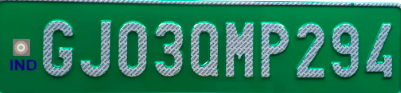
#> input picture images/input/plate4.png, 401 x 93 px
$ jupyter execute --allow-errors recognition-tesseractocr.ipynb
#> lines starting #> are read from the running program, lines starting #| are printed output that depends on the picture; after the words box and inside, x2 and y2 are one past the last pixel; in counts of white or black regions, pixels touching at a corner belong together
[cell 1]
import cv2
import pytesseract

[cell 2]
image = cv2.imread('../images/input/plate4.png')
#> image is the input picture: shape (93, 401, 3); mean B, G, R 90.7, 123.9, 38.2

# Convert the image to grayscale
gray = cv2.cvtColor(image, cv2.COLOR_BGR2GRAY)
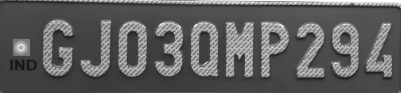
#> gray: shape (93, 401); min 20, max 255, mean 94.5

# Apply Gaussian blur to reduce noise
blurred = cv2.GaussianBlur(gray, (5, 5), 0)
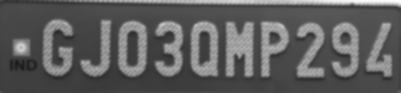
#> blurred: shape (93, 401); min 26, max 255, mean 94.4

# Apply adaptive thresholding to binarize the image
thresh = cv2.adaptiveThreshold(blurred, 255, cv2.ADAPTIVE_THRESH_MEAN_C, cv2.THRESH_BINARY_INV, 11, 2)
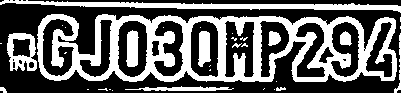
#> thresh: shape (93, 401); 39.2% white; 33 white regions (21 under 20 px)

# Find contours in the thresholded image
contours, hierarchy = cv2.findContours(thresh, cv2.RETR_EXTERNAL, cv2.CHAIN_APPROX_SIMPLE)
#> contours = 17 contours, 12 with area under 20; largest, box (x1, y1, x2, y2) and area: (37, 14, 397, 82) 20110, (0, 0, 401, 13) 1541, (7, 33, 37, 71) 876, (125, 86, 234, 91) 215, (394, 33, 401, 93) 53

[cell 3]
plate_contour = None
for contour in contours:
    # Calculate bounding box for each contour
    x, y, w, h = cv2.boundingRect(contour)
    aspect_ratio = w / float(h)

    # Filter based on size and aspect ratio (typical for license plates)
    if 2 < aspect_ratio < 6 and w > 100:  # You can adjust the aspect ratio and width as per your needs
        plate_contour = contour
        break
#> this loop made 16 passes
#> (x, y, w, h, aspect_ratio) on passes 1, 2, 6, 7, 8, 9, 10, 12, 13, 16: (112, 90, 1, 1, 1), (274, 89, 1, 1, 1), (98, 88, 10, 3, 3.33), (276, 87, 10, 4, 2.5), (0, 87, 7, 6, 1.17), (125, 86, 109, 5, 21.8), (276, 81, 1, 1, 1), (394, 33, 7, 60, 0.117), (7, 33, 30, 38, 0.789), (37, 14, 360, 68, 5.29)
#> (contour, x, y, w, h, aspect_ratio) on passes 3, 4, 5, 11, 14, 15: ([[109, 89], [110, 89]], 109, 89, 2, 1, 2), ([[87, 89], [88, 89]], 87, 89, 2, 1, 2), ([[264, 88], [263, 89]], 263, 88, 2, 2, 1), ([[0, 43], [1, 43]], 0, 43, 2, 1, 2), ([[400, 26], [400, 28]], 400, 26, 1, 3, 0.333), ([[400, 17], [400, 21]], 400, 17, 1, 5, 0.2)
#> `plate_img = image[y:y+h, x:x+w]`:
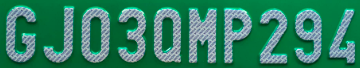
#> plate_img: shape (68, 360, 3); mean B, G, R 98.8, 127.9, 46.8

#> (a cell that did not finish here is left out)

[cell 5]
# Display number plate with bounding box and text using matplotlib
import matplotlib.pyplot as plt

image_with_plate = image.copy()
cv2.drawContours(image_with_plate, [plate_contour], -1, (0, 255, 0), 2)
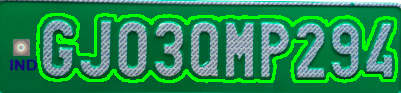
#> image_with_plate: shape (93, 401, 3); 10.41% of pixels changed, all inside (x1, y1, x2, y2) = (36, 13, 398, 83)
plt.imshow(cv2.cvtColor(image_with_plate, cv2.COLOR_BGR2RGB))
#> (the rest of this cell did not finish here and is left out)

$ run again, with images/input/plate2.png copied over images/input/plate4.png
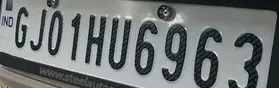
#> input picture images/input/plate2.png, 279 x 88 px
#> image is the input picture: shape (88, 279, 3); mean B, G, R 118.3, 118.7, 113.2
#> `thresh = cv2.adaptiveThreshold(blurred, 255, cv2.ADAPTIVE_THRESH_MEAN_..`:
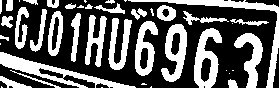
#> thresh: shape (88, 279); 37.7% white; 43 white regions (14 under 20 px)
#> contours = 43 contours, 18 with area under 20; largest, box (x1, y1, x2, y2) and area: (0, 52, 136, 88) 1129, (194, 28, 222, 88) 988, (128, 0, 279, 88) 870, (161, 24, 187, 82) 860, (135, 21, 158, 76) 726
#> the loop `for contour in contours:` made 11 passes
#> (x, y, w, h, aspect_ratio) on passes 4, 5, 6, 7, 9, 10, 11: (141, 83, 6, 2, 3), (228, 79, 10, 9, 1.11), (0, 76, 32, 12, 2.67), (229, 73, 1, 1, 1), (226, 70, 1, 1, 1), (10, 70, 51, 18, 2.83), (0, 52, 136, 36, 3.78)
#> `cv2.drawContours(image_with_plate, [plate_contour], -1, (0, 255, 0), 2)`:
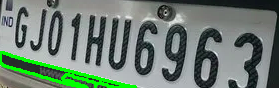
#> image_with_plate: shape (88, 279, 3); 4.42% of pixels changed, all inside (x1, y1, x2, y2) = (0, 51, 137, 88)
